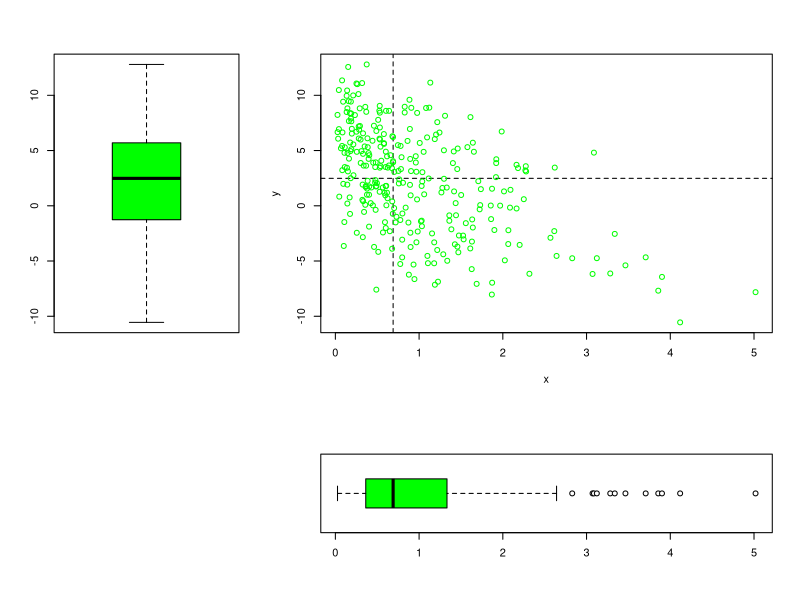

Source code (R):
png("plot-ex05.png", width=600)
set.seed(4)
x <- rf(n = 300, df1 = 3, df2 = 112)
e <- rnorm(300, 0, 4)
y <- 5 - 3*x + e
median.result1 <- median(x)
print(median.result1)
median.result2 <- median(y)
print(median.result2)
layout(matrix(c(1, 2, 2, 1, 2, 2, 3, 4, 4),nrow = 3, byrow=T))
boxplot(y, pch = 0, cex = 1, range = 1.5, col = "green")
plot(x, y, abline(v=median.result1,h=median.result2,lty=2),pch = 21, cex = 1, col = "green")

plot(x, y, xlab = "", ylab = "", axes = F, col = "white")
boxplot(x, pch = 21, cex = 1, horizontal = TRUE, range = 1.5, col = "green")
dev.off()